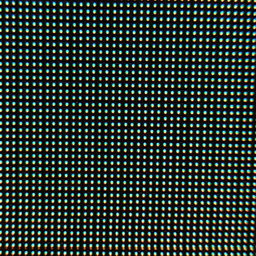
#> input picture grid1200.png, 256 x 256 px, shrunk from 1346 x 1346 before the run
$ jupyter execute --allow-errors fillfactor.ipynb
#> lines starting #> are read from the running program, lines starting #| are printed output that depends on the picture
[cell 1]
# import opencv
import cv2
import matplotlib.pyplot as plt
import numpy as np

# load image
img = cv2.imread('./grid1200.png')
#> img is the input picture: shape (256, 256, 3); mean B, G, R 49.9, 57.1, 43.6
grey = cv2.cvtColor(img, cv2.COLOR_BGR2GRAY)
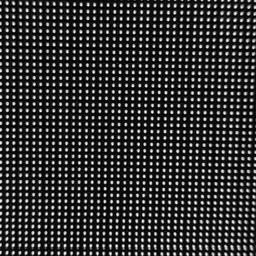
#> grey: shape (256, 256); min 0, max 250, mean 52.2

# Initialize sensible parameters for cv2.SimpleBlobDetector
params = cv2.SimpleBlobDetector_Params()

# Filter by color
params.filterByColor = True
params.blobColor = 255

# Filter by circularity
params.filterByCircularity = True
params.minCircularity = 0.75

# Filter by convexity
params.filterByConvexity = True
params.minConvexity = 0.75

detector = cv2.SimpleBlobDetector_create(params)

keypoints = detector.detect(grey)
#> keypoints = ()

img_with_keypoints = cv2.drawKeypoints(img, keypoints, np.array([]), (255,0,0), cv2.DRAW_MATCHES_FLAGS_DRAW_RICH_KEYPOINTS)

# images with a lot of blobs are likely to fail in the findCirclesGrid function,
# so crop the image to near the centroid of the blob mass


# locate the pixel grid tolerant of camera distortion
ret, corners = cv2.findCirclesGrid(grey, (20, 20), None, flags=(cv2.CALIB_CB_SYMMETRIC_GRID ), blobDetector=detector )
#> ret = False

img_with_corners = cv2.drawChessboardCorners(img.copy(), (20,20), corners, ret)

#> (the rest of this cell did not finish here and is left out)


$ run again, with grid800.png copied over grid1200.png
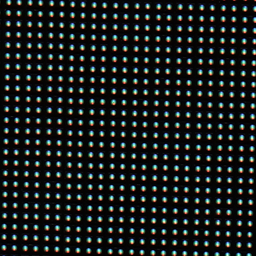
#> input picture grid800.png, 256 x 256 px, shrunk from 800 x 800 before the run
#> img is the input picture: shape (256, 256, 3); mean B, G, R 31.4, 32.8, 28.2
#> `grey = cv2.cvtColor(img, cv2.COLOR_BGR2GRAY)`:
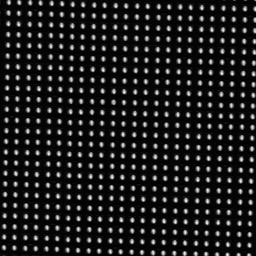
#> grey: shape (256, 256); min 0, max 246, mean 31.3
#> keypoints = ()
#> ret = False

$ run again, with pixels.jpg saved as grid1200.png
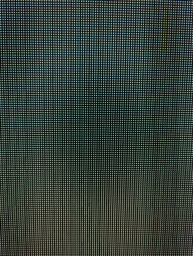
#> input picture pixels.jpg, 193 x 256 px, shrunk from 3072 x 4080 before the run
#> img is the input picture: shape (256, 193, 3); mean B, G, R 58.4, 65.1, 54
#> `grey = cv2.cvtColor(img, cv2.COLOR_BGR2GRAY)`:
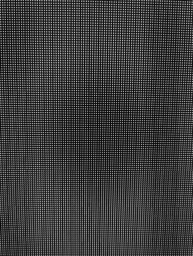
#> grey: shape (256, 193); min 6, max 186, mean 61
#> keypoints = ()
#> ret = False
